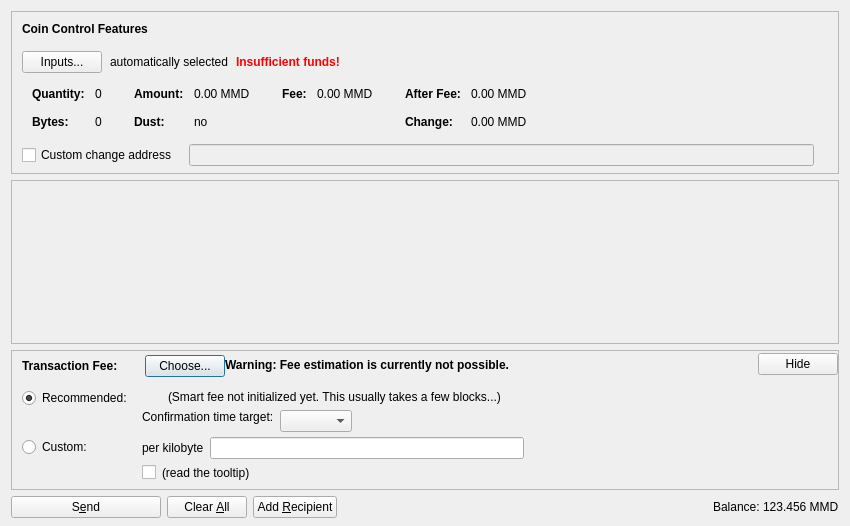
<?xml version="1.0" encoding="UTF-8"?>
<ui version="4.0">
 <class>SendCoinsDialog</class>
 <widget class="QDialog" name="SendCoinsDialog">
  <property name="geometry">
   <rect>
    <x>0</x>
    <y>0</y>
    <width>850</width>
    <height>526</height>
   </rect>
  </property>
  <property name="windowTitle">
   <string>Send Coins</string>
  </property>
  <layout class="QVBoxLayout" name="verticalLayout" stretch="0,1,0,0">
   <property name="bottomMargin">
    <number>8</number>
   </property>
   <item>
    <widget class="QFrame" name="frameCoinControl">
     <property name="sizePolicy">
      <sizepolicy hsizetype="Expanding" vsizetype="Expanding">
       <horstretch>0</horstretch>
       <verstretch>0</verstretch>
      </sizepolicy>
     </property>
     <property name="maximumSize">
      <size>
       <width>16777215</width>
       <height>16777215</height>
      </size>
     </property>
     <property name="frameShape">
      <enum>QFrame::StyledPanel</enum>
     </property>
     <property name="frameShadow">
      <enum>QFrame::Sunken</enum>
     </property>
     <layout class="QVBoxLayout" name="verticalLayoutCoinControl2">
      <property name="spacing">
       <number>0</number>
      </property>
      <property name="leftMargin">
       <number>0</number>
      </property>
      <property name="topMargin">
       <number>0</number>
      </property>
      <property name="rightMargin">
       <number>0</number>
      </property>
      <property name="bottomMargin">
       <number>6</number>
      </property>
      <item>
       <layout class="QVBoxLayout" name="verticalLayoutCoinControl" stretch="0,0,0,0,1">
        <property name="spacing">
         <number>0</number>
        </property>
        <property name="leftMargin">
         <number>10</number>
        </property>
        <property name="topMargin">
         <number>10</number>
        </property>
        <item>
         <layout class="QHBoxLayout" name="horizontalLayoutCoinControl1">
          <property name="bottomMargin">
           <number>15</number>
          </property>
          <item>
           <widget class="QLabel" name="labelCoinControlFeatures">
            <property name="sizePolicy">
             <sizepolicy hsizetype="Preferred" vsizetype="Maximum">
              <horstretch>0</horstretch>
              <verstretch>0</verstretch>
             </sizepolicy>
            </property>
            <property name="font">
             <font>
              <weight>75</weight>
              <bold>true</bold>
             </font>
            </property>
            <property name="styleSheet">
             <string notr="true">font-weight:bold;</string>
            </property>
            <property name="text">
             <string>Coin Control Features</string>
            </property>
           </widget>
          </item>
         </layout>
        </item>
        <item>
         <layout class="QHBoxLayout" name="horizontalLayoutCoinControl2" stretch="0,0,0,0">
          <property name="spacing">
           <number>8</number>
          </property>
          <property name="bottomMargin">
           <number>10</number>
          </property>
          <item>
           <widget class="QPushButton" name="pushButtonCoinControl">
            <property name="styleSheet">
             <string notr="true"/>
            </property>
            <property name="text">
             <string>Inputs...</string>
            </property>
            <property name="autoDefault">
             <bool>false</bool>
            </property>
           </widget>
          </item>
          <item>
           <widget class="QLabel" name="labelCoinControlAutomaticallySelected">
            <property name="text">
             <string>automatically selected</string>
            </property>
            <property name="margin">
             <number>5</number>
            </property>
           </widget>
          </item>
          <item>
           <widget class="QLabel" name="labelCoinControlInsuffFunds">
            <property name="font">
             <font>
              <weight>75</weight>
              <bold>true</bold>
             </font>
            </property>
            <property name="styleSheet">
             <string notr="true">color:red;font-weight:bold;</string>
            </property>
            <property name="text">
             <string>Insufficient funds!</string>
            </property>
            <property name="margin">
             <number>5</number>
            </property>
           </widget>
          </item>
          <item>
           <spacer name="horizontalSpacerCoinControl">
            <property name="orientation">
             <enum>Qt::Horizontal</enum>
            </property>
            <property name="sizeHint" stdset="0">
             <size>
              <width>40</width>
              <height>1</height>
             </size>
            </property>
           </spacer>
          </item>
         </layout>
        </item>
        <item>
         <widget class="QWidget" name="widgetCoinControl" native="true">
          <property name="sizePolicy">
           <sizepolicy hsizetype="Preferred" vsizetype="Preferred">
            <horstretch>0</horstretch>
            <verstretch>0</verstretch>
           </sizepolicy>
          </property>
          <property name="minimumSize">
           <size>
            <width>0</width>
            <height>0</height>
           </size>
          </property>
          <property name="styleSheet">
           <string notr="true"/>
          </property>
          <layout class="QHBoxLayout" name="horizontalLayoutCoinControl5">
           <property name="leftMargin">
            <number>0</number>
           </property>
           <property name="topMargin">
            <number>0</number>
           </property>
           <property name="rightMargin">
            <number>0</number>
           </property>
           <property name="bottomMargin">
            <number>0</number>
           </property>
           <item>
            <layout class="QHBoxLayout" name="horizontalLayoutCoinControl3" stretch="0,0,0,1">
             <property name="spacing">
              <number>20</number>
             </property>
             <property name="topMargin">
              <number>0</number>
             </property>
             <property name="bottomMargin">
              <number>10</number>
             </property>
             <item>
              <layout class="QFormLayout" name="formLayoutCoinControl1">
               <property name="horizontalSpacing">
                <number>10</number>
               </property>
               <property name="verticalSpacing">
                <number>14</number>
               </property>
               <property name="leftMargin">
                <number>10</number>
               </property>
               <property name="topMargin">
                <number>4</number>
               </property>
               <property name="rightMargin">
                <number>6</number>
               </property>
               <item row="0" column="0">
                <widget class="QLabel" name="labelCoinControlQuantityText">
                 <property name="font">
                  <font>
                   <weight>75</weight>
                   <bold>true</bold>
                  </font>
                 </property>
                 <property name="text">
                  <string>Quantity:</string>
                 </property>
                 <property name="margin">
                  <number>0</number>
                 </property>
                </widget>
               </item>
               <item row="0" column="1">
                <widget class="QLabel" name="labelCoinControlQuantity">
                 <property name="cursor">
                  <cursorShape>IBeamCursor</cursorShape>
                 </property>
                 <property name="contextMenuPolicy">
                  <enum>Qt::ActionsContextMenu</enum>
                 </property>
                 <property name="text">
                  <string notr="true">0</string>
                 </property>
                 <property name="margin">
                  <number>0</number>
                 </property>
                 <property name="textInteractionFlags">
                  <set>Qt::LinksAccessibleByMouse|Qt::TextSelectableByKeyboard|Qt::TextSelectableByMouse</set>
                 </property>
                </widget>
               </item>
               <item row="1" column="0">
                <widget class="QLabel" name="labelCoinControlBytesText">
                 <property name="font">
                  <font>
                   <weight>75</weight>
                   <bold>true</bold>
                  </font>
                 </property>
                 <property name="text">
                  <string>Bytes:</string>
                 </property>
                </widget>
               </item>
               <item row="1" column="1">
                <widget class="QLabel" name="labelCoinControlBytes">
                 <property name="cursor">
                  <cursorShape>IBeamCursor</cursorShape>
                 </property>
                 <property name="contextMenuPolicy">
                  <enum>Qt::ActionsContextMenu</enum>
                 </property>
                 <property name="text">
                  <string notr="true">0</string>
                 </property>
                 <property name="textInteractionFlags">
                  <set>Qt::LinksAccessibleByMouse|Qt::TextSelectableByKeyboard|Qt::TextSelectableByMouse</set>
                 </property>
                </widget>
               </item>
              </layout>
             </item>
             <item>
              <layout class="QFormLayout" name="formLayoutCoinControl2">
               <property name="horizontalSpacing">
                <number>10</number>
               </property>
               <property name="verticalSpacing">
                <number>14</number>
               </property>
               <property name="leftMargin">
                <number>6</number>
               </property>
               <property name="topMargin">
                <number>4</number>
               </property>
               <property name="rightMargin">
                <number>6</number>
               </property>
               <item row="0" column="0">
                <widget class="QLabel" name="labelCoinControlAmountText">
                 <property name="font">
                  <font>
                   <weight>75</weight>
                   <bold>true</bold>
                  </font>
                 </property>
                 <property name="text">
                  <string>Amount:</string>
                 </property>
                 <property name="margin">
                  <number>0</number>
                 </property>
                </widget>
               </item>
               <item row="0" column="1">
                <widget class="QLabel" name="labelCoinControlAmount">
                 <property name="cursor">
                  <cursorShape>IBeamCursor</cursorShape>
                 </property>
                 <property name="contextMenuPolicy">
                  <enum>Qt::ActionsContextMenu</enum>
                 </property>
                 <property name="text">
                  <string notr="true">0.00 MMD</string>
                 </property>
                 <property name="textInteractionFlags">
                  <set>Qt::LinksAccessibleByMouse|Qt::TextSelectableByKeyboard|Qt::TextSelectableByMouse</set>
                 </property>
                </widget>
               </item>
               <item row="1" column="0">
                <widget class="QLabel" name="labelCoinControlLowOutputText">
                 <property name="font">
                  <font>
                   <weight>75</weight>
                   <bold>true</bold>
                  </font>
                 </property>
                 <property name="text">
                  <string>Dust:</string>
                 </property>
                </widget>
               </item>
               <item row="1" column="1">
                <widget class="QLabel" name="labelCoinControlLowOutput">
                 <property name="cursor">
                  <cursorShape>IBeamCursor</cursorShape>
                 </property>
                 <property name="contextMenuPolicy">
                  <enum>Qt::ActionsContextMenu</enum>
                 </property>
                 <property name="text">
                  <string notr="true">no</string>
                 </property>
                 <property name="textInteractionFlags">
                  <set>Qt::LinksAccessibleByMouse|Qt::TextSelectableByKeyboard|Qt::TextSelectableByMouse</set>
                 </property>
                </widget>
               </item>
              </layout>
             </item>
             <item>
              <layout class="QFormLayout" name="formLayoutCoinControl3">
               <property name="horizontalSpacing">
                <number>10</number>
               </property>
               <property name="verticalSpacing">
                <number>14</number>
               </property>
               <property name="leftMargin">
                <number>6</number>
               </property>
               <property name="topMargin">
                <number>4</number>
               </property>
               <property name="rightMargin">
                <number>6</number>
               </property>
               <item row="0" column="0">
                <widget class="QLabel" name="labelCoinControlFeeText">
                 <property name="font">
                  <font>
                   <weight>75</weight>
                   <bold>true</bold>
                  </font>
                 </property>
                 <property name="text">
                  <string>Fee:</string>
                 </property>
                 <property name="margin">
                  <number>0</number>
                 </property>
                </widget>
               </item>
               <item row="0" column="1">
                <widget class="QLabel" name="labelCoinControlFee">
                 <property name="cursor">
                  <cursorShape>IBeamCursor</cursorShape>
                 </property>
                 <property name="contextMenuPolicy">
                  <enum>Qt::ActionsContextMenu</enum>
                 </property>
                 <property name="text">
                  <string notr="true">0.00 MMD</string>
                 </property>
                 <property name="textInteractionFlags">
                  <set>Qt::LinksAccessibleByMouse|Qt::TextSelectableByKeyboard|Qt::TextSelectableByMouse</set>
                 </property>
                </widget>
               </item>
              </layout>
             </item>
             <item>
              <layout class="QFormLayout" name="formLayoutCoinControl4">
               <property name="horizontalSpacing">
                <number>10</number>
               </property>
               <property name="verticalSpacing">
                <number>14</number>
               </property>
               <property name="leftMargin">
                <number>6</number>
               </property>
               <property name="topMargin">
                <number>4</number>
               </property>
               <property name="rightMargin">
                <number>6</number>
               </property>
               <item row="0" column="0">
                <widget class="QLabel" name="labelCoinControlAfterFeeText">
                 <property name="font">
                  <font>
                   <weight>75</weight>
                   <bold>true</bold>
                  </font>
                 </property>
                 <property name="text">
                  <string>After Fee:</string>
                 </property>
                 <property name="margin">
                  <number>0</number>
                 </property>
                </widget>
               </item>
               <item row="0" column="1">
                <widget class="QLabel" name="labelCoinControlAfterFee">
                 <property name="cursor">
                  <cursorShape>IBeamCursor</cursorShape>
                 </property>
                 <property name="contextMenuPolicy">
                  <enum>Qt::ActionsContextMenu</enum>
                 </property>
                 <property name="text">
                  <string notr="true">0.00 MMD</string>
                 </property>
                 <property name="textInteractionFlags">
                  <set>Qt::LinksAccessibleByMouse|Qt::TextSelectableByKeyboard|Qt::TextSelectableByMouse</set>
                 </property>
                </widget>
               </item>
               <item row="1" column="0">
                <widget class="QLabel" name="labelCoinControlChangeText">
                 <property name="font">
                  <font>
                   <weight>75</weight>
                   <bold>true</bold>
                  </font>
                 </property>
                 <property name="text">
                  <string>Change:</string>
                 </property>
                </widget>
               </item>
               <item row="1" column="1">
                <widget class="QLabel" name="labelCoinControlChange">
                 <property name="cursor">
                  <cursorShape>IBeamCursor</cursorShape>
                 </property>
                 <property name="contextMenuPolicy">
                  <enum>Qt::ActionsContextMenu</enum>
                 </property>
                 <property name="text">
                  <string notr="true">0.00 MMD</string>
                 </property>
                 <property name="textInteractionFlags">
                  <set>Qt::LinksAccessibleByMouse|Qt::TextSelectableByKeyboard|Qt::TextSelectableByMouse</set>
                 </property>
                </widget>
               </item>
              </layout>
             </item>
            </layout>
           </item>
          </layout>
         </widget>
        </item>
        <item>
         <layout class="QHBoxLayout" name="horizontalLayoutCoinControl4" stretch="0,0,0">
          <property name="spacing">
           <number>12</number>
          </property>
          <property name="sizeConstraint">
           <enum>QLayout::SetDefaultConstraint</enum>
          </property>
          <property name="topMargin">
           <number>5</number>
          </property>
          <property name="rightMargin">
           <number>5</number>
          </property>
          <item>
           <widget class="QCheckBox" name="checkBoxCoinControlChange">
            <property name="toolTip">
             <string>If this is activated, but the change address is empty or invalid, change will be sent to a newly generated address.</string>
            </property>
            <property name="text">
             <string>Custom change address</string>
            </property>
           </widget>
          </item>
          <item>
           <widget class="QValidatedLineEdit" name="lineEditCoinControlChange">
            <property name="enabled">
             <bool>false</bool>
            </property>
            <property name="sizePolicy">
             <sizepolicy hsizetype="Expanding" vsizetype="Fixed">
              <horstretch>0</horstretch>
              <verstretch>0</verstretch>
             </sizepolicy>
            </property>
           </widget>
          </item>
          <item>
           <widget class="QLabel" name="labelCoinControlChangeLabel">
            <property name="sizePolicy">
             <sizepolicy hsizetype="Preferred" vsizetype="Expanding">
              <horstretch>0</horstretch>
              <verstretch>0</verstretch>
             </sizepolicy>
            </property>
            <property name="minimumSize">
             <size>
              <width>0</width>
              <height>0</height>
             </size>
            </property>
            <property name="text">
             <string/>
            </property>
            <property name="margin">
             <number>3</number>
            </property>
           </widget>
          </item>
         </layout>
        </item>
        <item>
         <spacer name="verticalSpacerCoinControl">
          <property name="orientation">
           <enum>Qt::Vertical</enum>
          </property>
          <property name="sizeHint" stdset="0">
           <size>
            <width>800</width>
            <height>1</height>
           </size>
          </property>
         </spacer>
        </item>
       </layout>
      </item>
     </layout>
    </widget>
   </item>
   <item>
    <widget class="QScrollArea" name="scrollArea">
     <property name="widgetResizable">
      <bool>true</bool>
     </property>
     <widget class="QWidget" name="scrollAreaWidgetContents">
      <property name="geometry">
       <rect>
        <x>0</x>
        <y>0</y>
        <width>830</width>
        <height>104</height>
       </rect>
      </property>
      <layout class="QVBoxLayout" name="verticalLayout_2" stretch="0,1">
       <property name="leftMargin">
        <number>0</number>
       </property>
       <property name="topMargin">
        <number>0</number>
       </property>
       <property name="rightMargin">
        <number>0</number>
       </property>
       <property name="bottomMargin">
        <number>0</number>
       </property>
       <item>
        <layout class="QVBoxLayout" name="entries">
         <property name="spacing">
          <number>6</number>
         </property>
        </layout>
       </item>
       <item>
        <spacer name="verticalSpacer">
         <property name="orientation">
          <enum>Qt::Vertical</enum>
         </property>
         <property name="sizeHint" stdset="0">
          <size>
           <width>20</width>
           <height>40</height>
          </size>
         </property>
        </spacer>
       </item>
      </layout>
     </widget>
    </widget>
   </item>
   <item>
    <widget class="QFrame" name="frameFee">
     <property name="sizePolicy">
      <sizepolicy hsizetype="Expanding" vsizetype="Expanding">
       <horstretch>0</horstretch>
       <verstretch>0</verstretch>
      </sizepolicy>
     </property>
     <property name="maximumSize">
      <size>
       <width>16777215</width>
       <height>16777215</height>
      </size>
     </property>
     <property name="frameShape">
      <enum>QFrame::StyledPanel</enum>
     </property>
     <property name="frameShadow">
      <enum>QFrame::Sunken</enum>
     </property>
     <layout class="QVBoxLayout" name="verticalLayoutFee1">
      <property name="spacing">
       <number>0</number>
      </property>
      <property name="leftMargin">
       <number>0</number>
      </property>
      <property name="topMargin">
       <number>0</number>
      </property>
      <property name="rightMargin">
       <number>0</number>
      </property>
      <property name="bottomMargin">
       <number>0</number>
      </property>
      <item>
       <layout class="QVBoxLayout" name="verticalLayoutFee2" stretch="0,0,0">
        <property name="spacing">
         <number>0</number>
        </property>
        <property name="leftMargin">
         <number>10</number>
        </property>
        <property name="topMargin">
         <number>0</number>
        </property>
        <item>
         <layout class="QHBoxLayout" name="horizontalLayoutFee1">
          <property name="bottomMargin">
           <number>0</number>
          </property>
          <item>
           <layout class="QVBoxLayout" name="verticalLayoutFee7">
            <property name="spacing">
             <number>0</number>
            </property>
            <item>
             <spacer name="verticalSpacerSmartFee">
              <property name="orientation">
               <enum>Qt::Vertical</enum>
              </property>
              <property name="sizeType">
               <enum>QSizePolicy::Fixed</enum>
              </property>
              <property name="sizeHint" stdset="0">
               <size>
                <width>1</width>
                <height>4</height>
               </size>
              </property>
             </spacer>
            </item>
            <item>
             <layout class="QHBoxLayout" name="horizontalLayoutSmartFee">
              <property name="spacing">
               <number>10</number>
              </property>
              <item>
               <widget class="QLabel" name="labelFeeHeadline">
                <property name="sizePolicy">
                 <sizepolicy hsizetype="Preferred" vsizetype="Maximum">
                  <horstretch>0</horstretch>
                  <verstretch>0</verstretch>
                 </sizepolicy>
                </property>
                <property name="font">
                 <font>
                  <weight>75</weight>
                  <bold>true</bold>
                 </font>
                </property>
                <property name="styleSheet">
                 <string notr="true">font-weight:bold;</string>
                </property>
                <property name="text">
                 <string>Transaction Fee:</string>
                </property>
               </widget>
              </item>
              <item>
               <widget class="QLabel" name="labelFeeMinimized">
                <property name="text">
                 <string/>
                </property>
               </widget>
              </item>
              <item>
               <widget class="QPushButton" name="buttonChooseFee">
                <property name="text">
                 <string>Choose...</string>
                </property>
               </widget>
              </item>
             </layout>
            </item>
            <item>
             <spacer name="verticalSpacer_5">
              <property name="orientation">
               <enum>Qt::Vertical</enum>
              </property>
              <property name="sizeHint" stdset="0">
               <size>
                <width>1</width>
                <height>1</height>
               </size>
              </property>
             </spacer>
            </item>
           </layout>
          </item>
          <item>
           <widget class="QLabel" name="fallbackFeeWarningLabel">
            <property name="toolTip">
             <string>Using the fallbackfee can result in sending a transaction that will take several hours or days (or never) to confirm. Consider choosing your fee manually or wait until you have validated the complete chain.</string>
            </property>
            <property name="font">
            <font>
                <weight>75</weight>
                <bold>true</bold>
            </font>
            </property>
            <property name="text">
             <string>Warning: Fee estimation is currently not possible.</string>
            </property>
            <property name="wordWrap">
             <bool>false</bool>
            </property>
           </widget>
          </item>
          <item>
           <spacer name="horizontalSpacer_4">
            <property name="orientation">
             <enum>Qt::Horizontal</enum>
            </property>
            <property name="sizeType">
             <enum>QSizePolicy::MinimumExpanding</enum>
            </property>
            <property name="sizeHint" stdset="0">
             <size>
              <width>40</width>
              <height>20</height>
             </size>
            </property>
           </spacer>
          </item>
          <item>
           <widget class="QPushButton" name="buttonMinimizeFee">
            <property name="toolTip">
             <string>collapse fee-settings</string>
            </property>
            <property name="text">
             <string>Hide</string>
            </property>
           </widget>
          </item>
         </layout>
        </item>
        <item>
         <widget class="QFrame" name="frameFeeSelection">
          <layout class="QVBoxLayout" name="verticalLayoutFee12">
           <property name="spacing">
            <number>0</number>
           </property>
           <property name="leftMargin">
            <number>0</number>
           </property>
           <property name="topMargin">
            <number>0</number>
           </property>
           <property name="rightMargin">
            <number>0</number>
           </property>
           <property name="bottomMargin">
            <number>0</number>
           </property>
           <item>
            <layout class="QGridLayout" name="gridLayoutFee">
             <property name="topMargin">
              <number>10</number>
             </property>
             <property name="bottomMargin">
              <number>4</number>
             </property>
             <property name="horizontalSpacing">
              <number>10</number>
             </property>
             <property name="verticalSpacing">
              <number>4</number>
             </property>
             <item row="1" column="1">
              <layout class="QVBoxLayout" name="verticalLayoutFee8">
               <property name="spacing">
                <number>6</number>
               </property>
               <item>
                <layout class="QHBoxLayout" name="horizontalLayoutFee13">
                 <item>
                  <widget class="QLabel" name="labelCustomPerKilobyte">
                   <property name="toolTip">
                    <string>Specify a custom fee per kB (1,000 bytes) of the transaction's virtual size.

Note:  Since the fee is calculated on a per-byte basis, a fee of "100 satoshis per kB" for a transaction size of 500 bytes (half of 1 kB) would ultimately yield a fee of only 50 satoshis.</string>
                   </property>
                   <property name="text">
                    <string>per kilobyte</string>
                   </property>
                  </widget>
                 </item>
                 <item>
                  <widget class="BitcoinAmountField" name="customFee"/>
                 </item>
                 <item>
                  <spacer name="horizontalSpacer_6">
                   <property name="orientation">
                    <enum>Qt::Horizontal</enum>
                   </property>
                   <property name="sizeHint" stdset="0">
                    <size>
                     <width>1</width>
                     <height>1</height>
                    </size>
                   </property>
                  </spacer>
                 </item>
                </layout>
               </item>
               <item>
                <layout class="QHBoxLayout" name="horizontalLayoutFee8">
                 <item>
                  <widget class="QCheckBox" name="checkBoxMinimumFee">
                   <property name="toolTip">
                    <string>Paying only the minimum fee is just fine as long as there is less transaction volume than space in the blocks. But be aware that this can end up in a never confirming transaction once there is more demand for magmelldollar transactions than the network can process.</string>
                   </property>
                   <property name="text">
                    <string/>
                   </property>
                  </widget>
                 </item>
                 <item>
                  <widget class="QLabel" name="labelMinFeeWarning">
                   <property name="enabled">
                    <bool>true</bool>
                   </property>
                   <property name="toolTip">
                    <string>Paying only the minimum fee is just fine as long as there is less transaction volume than space in the blocks. But be aware that this can end up in a never confirming transaction once there is more demand for magmelldollar transactions than the network can process.</string>
                   </property>
                   <property name="text">
                    <string>(read the tooltip)</string>
                   </property>
                   <property name="margin">
                    <number>5</number>
                   </property>
                  </widget>
                 </item>
                 <item>
                  <spacer name="horizontalSpacer_2">
                   <property name="orientation">
                    <enum>Qt::Horizontal</enum>
                   </property>
                   <property name="sizeHint" stdset="0">
                    <size>
                     <width>1</width>
                     <height>1</height>
                    </size>
                   </property>
                  </spacer>
                 </item>
                </layout>
               </item>
              </layout>
             </item>
             <item row="0" column="0">
              <layout class="QVBoxLayout" name="verticalLayoutFee4" stretch="0,1">
               <item>
                <widget class="QRadioButton" name="radioSmartFee">
                 <property name="text">
                  <string>Recommended:</string>
                 </property>
                 <property name="checked">
                  <bool>true</bool>
                 </property>
                 <attribute name="buttonGroup">
                  <string notr="true">groupFee</string>
                 </attribute>
                </widget>
               </item>
               <item>
                <spacer name="verticalSpacer_2">
                 <property name="orientation">
                  <enum>Qt::Vertical</enum>
                 </property>
                 <property name="sizeHint" stdset="0">
                  <size>
                   <width>1</width>
                   <height>1</height>
                  </size>
                 </property>
                </spacer>
               </item>
              </layout>
             </item>
             <item row="1" column="0">
              <layout class="QVBoxLayout" name="verticalLayoutFee9" stretch="0,1">
               <item>
                <widget class="QRadioButton" name="radioCustomFee">
                 <property name="text">
                  <string>Custom:</string>
                 </property>
                 <attribute name="buttonGroup">
                  <string notr="true">groupFee</string>
                 </attribute>
                </widget>
               </item>
               <item>
                <spacer name="verticalSpacer_6">
                 <property name="orientation">
                  <enum>Qt::Vertical</enum>
                 </property>
                 <property name="sizeHint" stdset="0">
                  <size>
                   <width>1</width>
                   <height>1</height>
                  </size>
                 </property>
                </spacer>
               </item>
              </layout>
             </item>
             <item row="0" column="1">
              <layout class="QVBoxLayout" name="verticalLayoutFee3" stretch="0,0,1">
               <property name="spacing">
                <number>6</number>
               </property>
               <property name="topMargin">
                <number>2</number>
               </property>
               <item>
                <layout class="QHBoxLayout" name="horizontalLayoutFee12">
                 <item>
                  <widget class="QLabel" name="labelSmartFee">
                   <property name="text">
                    <string/>
                   </property>
                   <property name="margin">
                    <number>2</number>
                   </property>
                  </widget>
                 </item>
                 <item>
                  <widget class="QLabel" name="labelFeeEstimation">
                   <property name="text">
                    <string/>
                   </property>
                  </widget>
                 </item>
                 <item>
                  <widget class="QLabel" name="labelSmartFee2">
                   <property name="text">
                    <string>(Smart fee not initialized yet. This usually takes a few blocks...)</string>
                   </property>
                   <property name="margin">
                    <number>2</number>
                   </property>
                  </widget>
                 </item>
                 <item>
                  <spacer name="horizontalSpacer_5">
                   <property name="orientation">
                    <enum>Qt::Horizontal</enum>
                   </property>
                   <property name="sizeHint" stdset="0">
                    <size>
                     <width>1</width>
                     <height>1</height>
                    </size>
                   </property>
                  </spacer>
                 </item>
                </layout>
               </item>
               <item>
                <layout class="QHBoxLayout" name="horizontalLayoutFee9">
                 <item>
                  <layout class="QVBoxLayout" name="verticalLayoutFee6">
                   <item>
                    <widget class="QLabel" name="labelSmartFee3">
                     <property name="text">
                      <string>Confirmation time target:</string>
                     </property>
                     <property name="margin">
                      <number>2</number>
                     </property>
                    </widget>
                   </item>
                   <item>
                    <spacer name="verticalSpacer_3">
                     <property name="orientation">
                      <enum>Qt::Vertical</enum>
                     </property>
                     <property name="sizeHint" stdset="0">
                      <size>
                       <width>1</width>
                       <height>1</height>
                      </size>
                     </property>
                    </spacer>
                   </item>
                  </layout>
                 </item>
                 <item>
                  <layout class="QVBoxLayout" name="verticalLayoutFee5">
                   <property name="rightMargin">
                    <number>30</number>
                   </property>
                   <item>
                    <layout class="QHBoxLayout" name="horizontalLayoutConfTarget">
                     <property name="bottomMargin">
                      <number>0</number>
                     </property>
                     <item>
                      <widget class="QComboBox" name="confTargetSelector"/>
                     </item>
                     <item>
                      <spacer name="horizontalSpacerConfTarget">
                       <property name="orientation">
                        <enum>Qt::Horizontal</enum>
                       </property>
                       <property name="sizeHint" stdset="0">
                        <size>
                         <width>40</width>
                         <height>20</height>
                        </size>
                       </property>
                      </spacer>
                     </item>
                    </layout>
                   </item>
                  </layout>
                 </item>
                </layout>
               </item>
               <item>
                <spacer name="verticalSpacer_4">
                 <property name="orientation">
                  <enum>Qt::Vertical</enum>
                 </property>
                 <property name="sizeHint" stdset="0">
                  <size>
                   <width>1</width>
                   <height>1</height>
                  </size>
                 </property>
                </spacer>
               </item>
              </layout>
             </item>
            </layout>
           </item>
          </layout>
         </widget>
        </item>
        <item>
         <spacer name="verticalSpacerFee">
          <property name="orientation">
           <enum>Qt::Vertical</enum>
          </property>
          <property name="sizeHint" stdset="0">
           <size>
            <width>40</width>
            <height>5</height>
           </size>
          </property>
         </spacer>
        </item>
       </layout>
      </item>
     </layout>
    </widget>
   </item>
   <item>
    <layout class="QHBoxLayout" name="horizontalLayout">
     <item>
      <widget class="QPushButton" name="sendButton">
       <property name="minimumSize">
        <size>
         <width>150</width>
         <height>0</height>
        </size>
       </property>
       <property name="toolTip">
        <string>Confirm the send action</string>
       </property>
       <property name="text">
        <string>S&amp;end</string>
       </property>
       <property name="icon">
        <iconset resource="../bitcoin.qrc">
         <normaloff>:/icons/send</normaloff>:/icons/send</iconset>
       </property>
       <property name="autoDefault">
        <bool>false</bool>
       </property>
       <property name="default">
        <bool>false</bool>
       </property>
      </widget>
     </item>
     <item>
      <widget class="QPushButton" name="clearButton">
       <property name="sizePolicy">
        <sizepolicy hsizetype="Minimum" vsizetype="Fixed">
         <horstretch>0</horstretch>
         <verstretch>0</verstretch>
        </sizepolicy>
       </property>
       <property name="toolTip">
        <string>Clear all fields of the form.</string>
       </property>
       <property name="text">
        <string>Clear &amp;All</string>
       </property>
       <property name="icon">
        <iconset resource="../bitcoin.qrc">
         <normaloff>:/icons/remove</normaloff>:/icons/remove</iconset>
       </property>
       <property name="autoDefault">
        <bool>false</bool>
       </property>
      </widget>
     </item>
     <item>
      <widget class="QPushButton" name="addButton">
       <property name="toolTip">
        <string>Send to multiple recipients at once</string>
       </property>
       <property name="text">
        <string>Add &amp;Recipient</string>
       </property>
       <property name="icon">
        <iconset resource="../bitcoin.qrc">
         <normaloff>:/icons/add</normaloff>:/icons/add</iconset>
       </property>
       <property name="autoDefault">
        <bool>false</bool>
       </property>
      </widget>
     </item>
     <item>
      <spacer name="horizontalSpacer">
       <property name="orientation">
        <enum>Qt::Horizontal</enum>
       </property>
       <property name="sizeHint" stdset="0">
        <size>
         <width>40</width>
         <height>20</height>
        </size>
       </property>
      </spacer>
     </item>
     <item>
      <layout class="QHBoxLayout" name="horizontalLayout_2">
       <property name="spacing">
        <number>3</number>
       </property>
       <item>
        <widget class="QLabel" name="label">
         <property name="sizePolicy">
          <sizepolicy hsizetype="Preferred" vsizetype="Fixed">
           <horstretch>0</horstretch>
           <verstretch>0</verstretch>
          </sizepolicy>
         </property>
         <property name="text">
          <string>Balance:</string>
         </property>
        </widget>
       </item>
       <item>
        <widget class="QLabel" name="labelBalance">
         <property name="sizePolicy">
          <sizepolicy hsizetype="Preferred" vsizetype="Fixed">
           <horstretch>0</horstretch>
           <verstretch>0</verstretch>
          </sizepolicy>
         </property>
         <property name="cursor">
          <cursorShape>IBeamCursor</cursorShape>
         </property>
         <property name="text">
          <string notr="true">123.456 MMD</string>
         </property>
         <property name="textInteractionFlags">
          <set>Qt::LinksAccessibleByMouse|Qt::TextSelectableByKeyboard|Qt::TextSelectableByMouse</set>
         </property>
        </widget>
       </item>
      </layout>
     </item>
    </layout>
   </item>
  </layout>
 </widget>
 <customwidgets>
  <customwidget>
   <class>QValidatedLineEdit</class>
   <extends>QLineEdit</extends>
   <header>qt/qvalidatedlineedit.h</header>
  </customwidget>
  <customwidget>
   <class>BitcoinAmountField</class>
   <extends>QLineEdit</extends>
   <header>qt/bitcoinamountfield.h</header>
   <container>1</container>
  </customwidget>
 </customwidgets>
 <resources>
  <include location="../bitcoin.qrc"/>
 </resources>
 <connections/>
 <buttongroups>
  <buttongroup name="groupFee"/>
 </buttongroups>
</ui>
